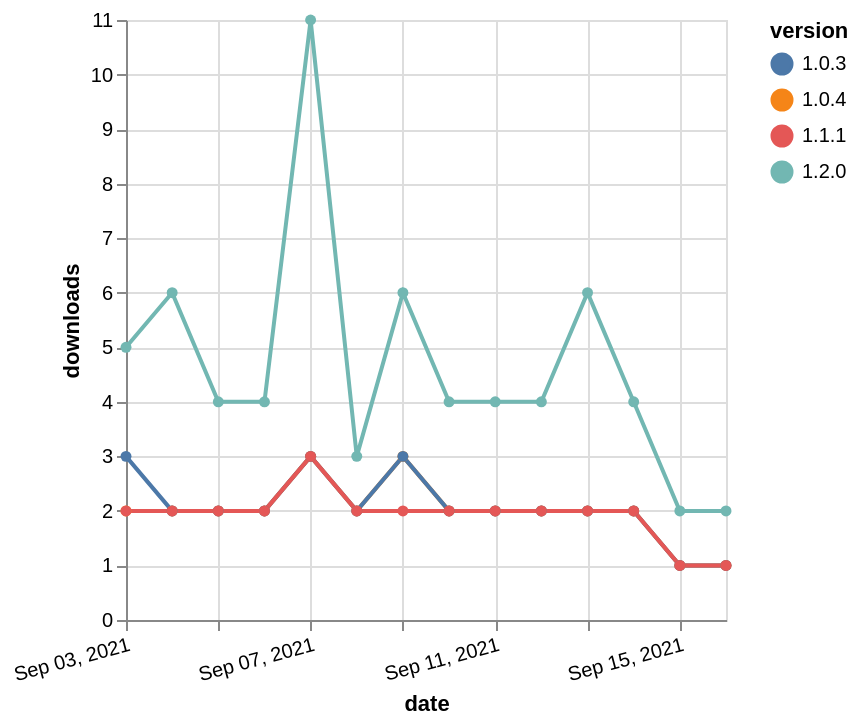

Describe this chart as a Vega-Lite specification.
### Vega-Lite specification from a JSON file in a GitHub repository (floating-point values rounded to 4 significant figures)
{"$schema": "https://vega.github.io/schema/vega-lite/v5.json", "description": "A simple bar chart with embedded data.", "data": {"values": [{"date": "2021-09-03", "total": 3068, "delta": 2, "version": "1.0.4"}, {"date": "2021-09-04", "total": 3070, "delta": 2, "version": "1.0.4"}, {"date": "2021-09-05", "total": 3072, "delta": 2, "version": "1.0.4"}, {"date": "2021-09-06", "total": 3074, "delta": 2, "version": "1.0.4"}, {"date": "2021-09-07", "total": 3077, "delta": 3, "version": "1.0.4"}, {"date": "2021-09-08", "total": 3079, "delta": 2, "version": "1.0.4"}, {"date": "2021-09-09", "total": 3082, "delta": 3, "version": "1.0.4"}, {"date": "2021-09-10", "total": 3084, "delta": 2, "version": "1.0.4"}, {"date": "2021-09-11", "total": 3086, "delta": 2, "version": "1.0.4"}, {"date": "2021-09-12", "total": 3088, "delta": 2, "version": "1.0.4"}, {"date": "2021-09-13", "total": 3090, "delta": 2, "version": "1.0.4"}, {"date": "2021-09-14", "total": 3092, "delta": 2, "version": "1.0.4"}, {"date": "2021-09-15", "total": 3093, "delta": 1, "version": "1.0.4"}, {"date": "2021-09-16", "total": 3094, "delta": 1, "version": "1.0.4"}, {"date": "2021-09-03", "total": 2868, "delta": 3, "version": "1.0.3"}, {"date": "2021-09-04", "total": 2870, "delta": 2, "version": "1.0.3"}, {"date": "2021-09-05", "total": 2872, "delta": 2, "version": "1.0.3"}, {"date": "2021-09-06", "total": 2874, "delta": 2, "version": "1.0.3"}, {"date": "2021-09-07", "total": 2877, "delta": 3, "version": "1.0.3"}, {"date": "2021-09-08", "total": 2879, "delta": 2, "version": "1.0.3"}, {"date": "2021-09-09", "total": 2882, "delta": 3, "version": "1.0.3"}, {"date": "2021-09-10", "total": 2884, "delta": 2, "version": "1.0.3"}, {"date": "2021-09-11", "total": 2886, "delta": 2, "version": "1.0.3"}, {"date": "2021-09-12", "total": 2888, "delta": 2, "version": "1.0.3"}, {"date": "2021-09-13", "total": 2890, "delta": 2, "version": "1.0.3"}, {"date": "2021-09-14", "total": 2892, "delta": 2, "version": "1.0.3"}, {"date": "2021-09-15", "total": 2893, "delta": 1, "version": "1.0.3"}, {"date": "2021-09-16", "total": 2894, "delta": 1, "version": "1.0.3"}, {"date": "2021-09-03", "total": 13529, "delta": 5, "version": "1.2.0"}, {"date": "2021-09-04", "total": 13535, "delta": 6, "version": "1.2.0"}, {"date": "2021-09-05", "total": 13539, "delta": 4, "version": "1.2.0"}, {"date": "2021-09-06", "total": 13543, "delta": 4, "version": "1.2.0"}, {"date": "2021-09-07", "total": 13554, "delta": 11, "version": "1.2.0"}, {"date": "2021-09-08", "total": 13557, "delta": 3, "version": "1.2.0"}, {"date": "2021-09-09", "total": 13563, "delta": 6, "version": "1.2.0"}, {"date": "2021-09-10", "total": 13567, "delta": 4, "version": "1.2.0"}, {"date": "2021-09-11", "total": 13571, "delta": 4, "version": "1.2.0"}, {"date": "2021-09-12", "total": 13575, "delta": 4, "version": "1.2.0"}, {"date": "2021-09-13", "total": 13581, "delta": 6, "version": "1.2.0"}, {"date": "2021-09-14", "total": 13585, "delta": 4, "version": "1.2.0"}, {"date": "2021-09-15", "total": 13587, "delta": 2, "version": "1.2.0"}, {"date": "2021-09-16", "total": 13589, "delta": 2, "version": "1.2.0"}, {"date": "2021-09-03", "total": 3851, "delta": 2, "version": "1.1.1"}, {"date": "2021-09-04", "total": 3853, "delta": 2, "version": "1.1.1"}, {"date": "2021-09-05", "total": 3855, "delta": 2, "version": "1.1.1"}, {"date": "2021-09-06", "total": 3857, "delta": 2, "version": "1.1.1"}, {"date": "2021-09-07", "total": 3860, "delta": 3, "version": "1.1.1"}, {"date": "2021-09-08", "total": 3862, "delta": 2, "version": "1.1.1"}, {"date": "2021-09-09", "total": 3864, "delta": 2, "version": "1.1.1"}, {"date": "2021-09-10", "total": 3866, "delta": 2, "version": "1.1.1"}, {"date": "2021-09-11", "total": 3868, "delta": 2, "version": "1.1.1"}, {"date": "2021-09-12", "total": 3870, "delta": 2, "version": "1.1.1"}, {"date": "2021-09-13", "total": 3872, "delta": 2, "version": "1.1.1"}, {"date": "2021-09-14", "total": 3874, "delta": 2, "version": "1.1.1"}, {"date": "2021-09-15", "total": 3875, "delta": 1, "version": "1.1.1"}, {"date": "2021-09-16", "total": 3876, "delta": 1, "version": "1.1.1"}]}, "width": "container", "mark": {"type": "line", "point": {"filled": true}}, "encoding": {"x": {"field": "date", "type": "temporal", "timeUnit": "yearmonthdate", "title": "date", "axis": {"labelAngle": -15}}, "y": {"field": "delta", "type": "quantitative", "title": "downloads"}, "color": {"field": "version", "type": "nominal"}, "tooltip": {"field": "delta"}}}
